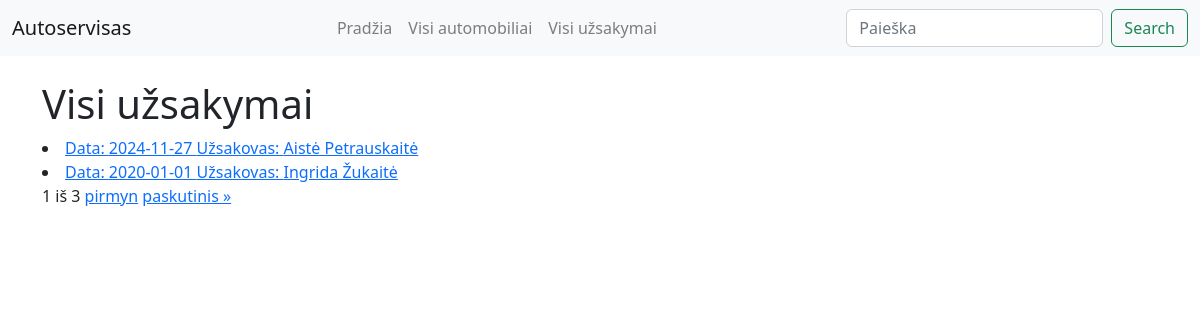
/autoservice/uzsakymai/, run on the app's committed database.
### autoservice/models.py (models this page shows, shortened)
class Uzsakymas(models.Model):
    data = models.CharField('Data',max_length=100)
    automobilio = models.ForeignKey(Automobilis, on_delete=models.CASCADE)
    status = models.ForeignKey(Busena, on_delete=models.DO_NOTHING, verbose_name='Būsena')
    class Meta:
        verbose_name = 'Užsakymas'
        verbose_name_plural = 'Užsakymai'

class Automobilis(models.Model):
    valstybinis_nr = models.CharField('Valstybinis Nr.',max_length=100,unique=True)
    automobilio_modelis = models.ForeignKey(Automobilio_modelis, on_delete=models.CASCADE)
    vin_kodas = models.CharField('VIN kodas', max_length=50)
    klientas = models.CharField('Klientas', max_length=200)
    nuotrauka = models.ImageField('Nuotrauka', upload_to='automobiliai', null=True, blank=True)
    class Meta:
        verbose_name = 'Automobilis'
        verbose_name_plural = 'Automobiliai'

### autoservice/views.py (the view)
# urls.py: path('uzsakymai/', views.Uzsakymai.as_view(), name='uzsakymai'),
class Uzsakymai(generic.ListView):
    model = Uzsakymas
    paginate_by = 2
    template_name = "uzsakymai.html"
    context_object_name = "uzsakymu_sarasas"
    ordering = ['id']

### autoservice/templates/uzsakymai.html (shortened to what this page needs)
{% extends "base.html" %}
{% block content %}
  <h1>Visi užsakymai</h1>
  {% if uzsakymu_sarasas %}
    {% for uzsakymas in uzsakymu_sarasas %}
      <li>
        <a href="{{ uzsakymas.id }}">Data:  {{ uzsakymas.data }}  Užsakovas: {{ uzsakymas.automobilio.klientas }}</a>
      </li>
    {% endfor %}
  {% else %}
    <p>Užsakymų nėra</p>
  {% endif %}
  <div class="pagination">
    <span class="step-links">
        <span class="current">
            {{ page_obj.number }} iš {{ page_obj.paginator.num_pages }}
        </span>
        {% if page_obj.has_next %}
            <a href="?page={{ page_obj.next_page_number }}">pirmyn</a>
            <a href="?page={{ page_obj.paginator.num_pages }}">paskutinis &raquo;</a>
        {% endif %}
    </span>
</div>
{% endblock %}

### data on the page
Uzsakymas: data "2024-11-27", automobilio.klientas "Aistė Petrauskaitė"
Uzsakymas: data "2020-01-01", automobilio.klientas "Ingrida Žukaitė"

### other printed values
{{ page_obj.number }} "1"
{{ page_obj.paginator.num_pages }} "3"
